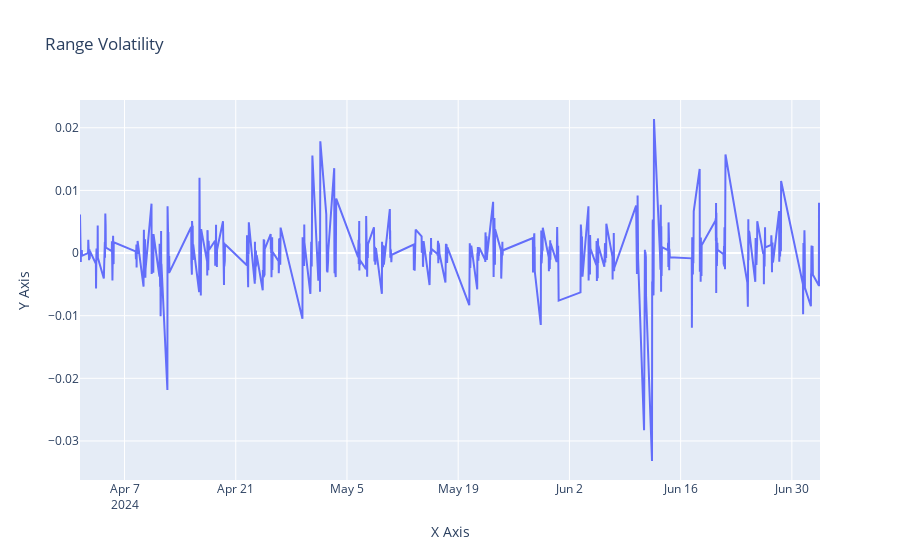

Notebook code for this chart:
### Markdown cell above
### Visualize Volatility and Volume

### Code cell
df = aggregate_dfs['AAPL']
# Create the line chart
fig = px.line(df, x='date', y='range_vol', title='Range Volatility')

# Update layout
fig.update_layout(
    xaxis_title='X Axis',
    yaxis_title='Y Axis'
)

fig.show()

### Figure 1 — Plotly figure (JSON) as saved in the notebook; plotly's stock layout.template omitted (floating-point values rounded to 4 significant figures; data arrays with more than 128 entries replaced by an {"elided": "..."} marker saying what was removed)
{"data": [{"hovertemplate": "date=%{x}<br>range_vol=%{y}<extra></extra>", "legendgroup": "", "line": {"color": "#636efa", "dash": "solid"}, "marker": {"symbol": "circle"}, "mode": "lines", "name": "", "orientation": "v", "showlegend": false, "type": "scatter", "x": {"elided": "853 str values"}, "xaxis": "x", "y": {"elided": "853 float values"}, "yaxis": "y"}], "layout": {"legend": {"tracegroupgap": 0}, "title": {"text": "Range Volatility"}, "xaxis": {"anchor": "y", "domain": [0, 1], "title": {"text": "X Axis"}}, "yaxis": {"anchor": "x", "domain": [0, 1], "title": {"text": "Y Axis"}}}}
